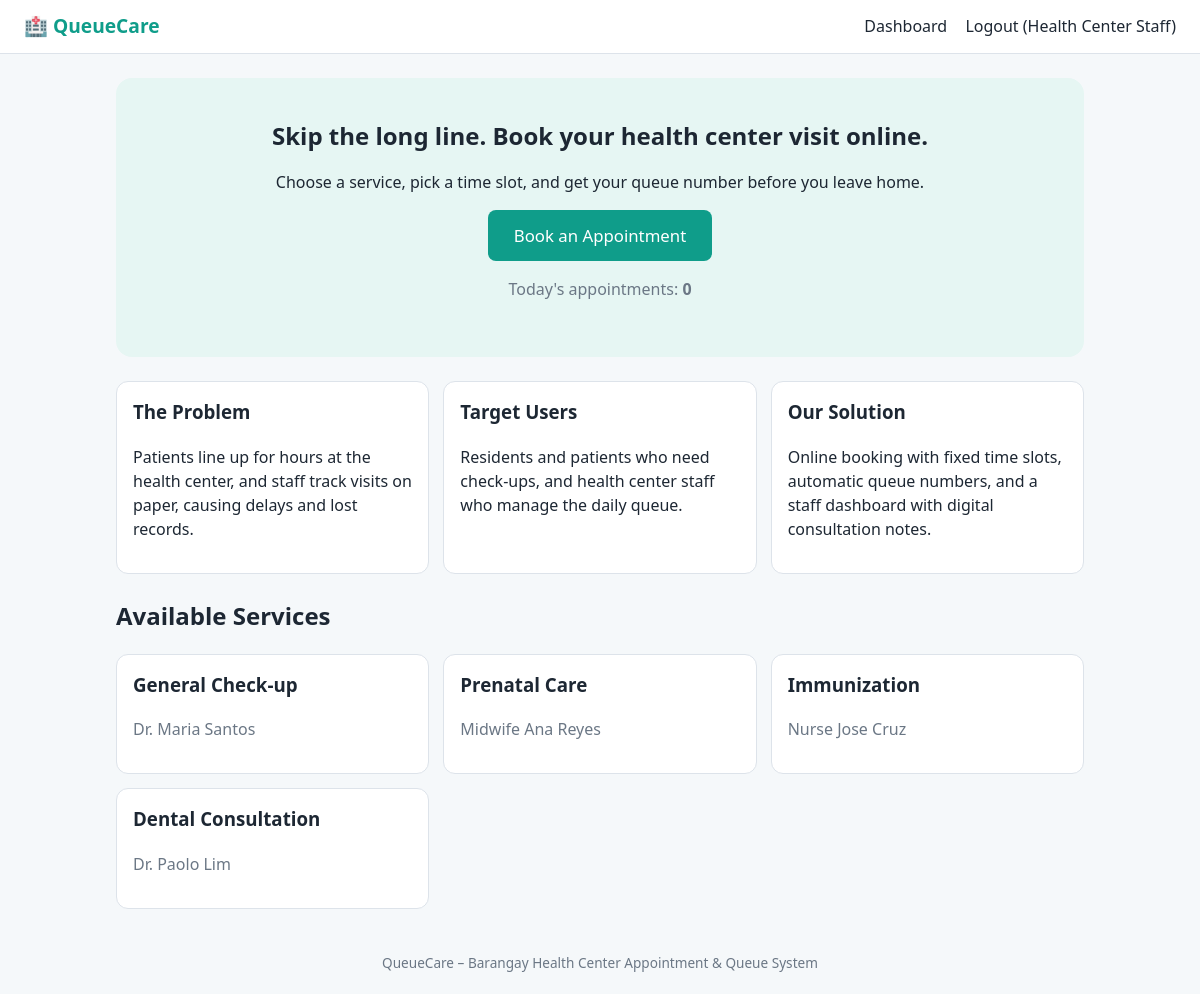
The page / (signed in) on the database its author committed.
### tables this page shows
CREATE TABLE services(
        id INTEGER PRIMARY KEY AUTOINCREMENT,
        name TEXT NOT NULL,
        provider TEXT NOT NULL
    );

### app.py (the view)
@app.route("/")
def index():
    db = get_db()
    today = date.today().isoformat()
    total = db.execute("SELECT COUNT(*) FROM appointments WHERE appt_date=? AND status!='Cancelled'",
                       (today,)).fetchone()[0]
    services = db.execute("SELECT * FROM services").fetchall()
    return render_template("index.html", total=total, services=services)

### app.py (called while the page is built)
def get_db():
    if "db" not in g:
        g.db = sqlite3.connect(DB_PATH)
        g.db.row_factory = sqlite3.Row
    return g.db

### templates/index.html
{% extends "base.html" %}
{% block content %}
<section class="hero">
  <h1>Skip the long line. Book your health center visit online.</h1>
  <p>Choose a service, pick a time slot, and get your queue number before you leave home.</p>
  <a class="btn big" href="{{ url_for('book') if session.user_id else url_for('register') }}">Book an Appointment</a>
  <p class="muted">Today's appointments: <b>{{ total }}</b></p>
</section>
<section class="grid3">
  <div class="card"><h3>The Problem</h3>
    <p>Patients line up for hours at the health center, and staff track visits on paper, causing delays and lost records.</p></div>
  <div class="card"><h3>Target Users</h3>
    <p>Residents and patients who need check-ups, and health center staff who manage the daily queue.</p></div>
  <div class="card"><h3>Our Solution</h3>
    <p>Online booking with fixed time slots, automatic queue numbers, and a staff dashboard with digital consultation notes.</p></div>
</section>
<h2>Available Services</h2>
<div class="grid3">
  {% for s in services %}
  <div class="card"><h3>{{ s.name }}</h3><p class="muted">{{ s.provider }}</p></div>
  {% endfor %}
</div>
{% endblock %}

### static/style.css (style rules this page uses)
:root { --ac:#0f9d8a;--ac2:#e6f6f3;--tx:#1d2733;--mu:#6b7785;--bd:#dde3ea;--bg:#f5f8fa }
* { box-sizing:border-box }
body { margin:0;font-family:system-ui,"Segoe UI",sans-serif;background:var(--bg);color:var(--tx);line-height:1.5 }
a { color:var(--ac) }
.btn { display:inline-block;background:var(--ac);color:#fff;border:0;border-radius:8px;padding:9px 16px;cursor:pointer;text-decoration:none;font-size:.95rem }
.btn.big { padding:13px 26px;font-size:1.05rem }
.hero { text-align:center;background:var(--ac2);border-radius:16px;padding:40px 20px;margin-bottom:24px }
.hero h1 { margin:0 0 8px }
.grid3 { display:grid;grid-template-columns:repeat(auto-fit,minmax(240px,1fr));gap:14px;margin-bottom:24px }
.card { background:#fff;border:1px solid var(--bd);border-radius:12px;padding:16px }
.card h3 { margin-top:0 }
.muted { color:var(--mu) }

### rows shown on the page
services: name "General Check-up", provider "Dr. Maria Santos"
services: name "Prenatal Care", provider "Midwife Ana Reyes"
services: name "Immunization", provider "Nurse Jose Cruz"
services: name "Dental Consultation", provider "Dr. Paolo Lim"

### other values the page prints
{{ session.name }} "Health Center Staff"
{{ total }} "0"
